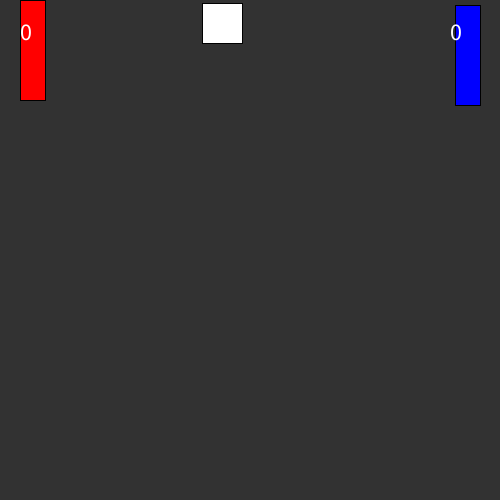
Frame 1 (no input)
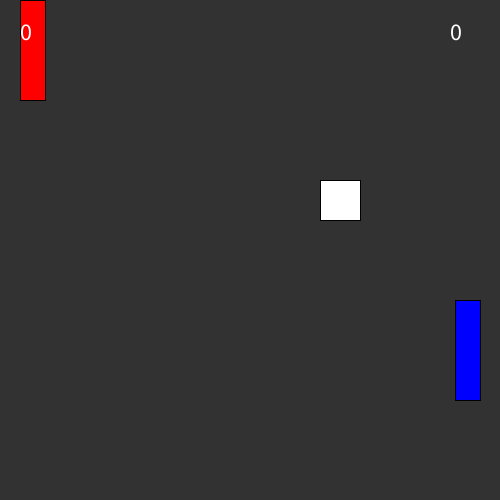
Frame 60 (the mouse pressed at the canvas centre just before this capture)
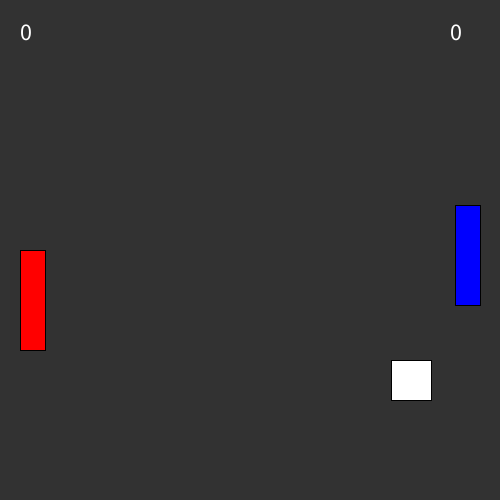
Frame 120 (the mouse held since frame 60 and released just before this capture)

The Processing sketch that drew these frames (run headless with seeded random() and noise(); from frame 60 on, the mouse is pressed at the canvas centre):

// Processing sketch: S08a_OBJ_COLIDE
// ── S08a_OBJ_COLIDE.pde
class Bloco {
  int x, y;
  int x_v, y_v;
  int largura, altura;
  color c;

  Bloco(int xi, int yi, int li, int ai, int x_vi, int y_vi, color ci) {
    x = xi;
    y = yi;
    largura = li;
    altura = ai;
    x_v = x_vi;
    y_v = y_vi;
    c = ci;
  }

  void desenha() {
    fill(c);
    rect(x, y, largura, altura);
  }

  void atualiza() {    
    x = x + x_v;
    y = y + y_v;

    //// reflete x
    //if (x > width - largura) { // /bateu na direita
    //  x = 20+25; // conserta posicao - comeca do outro lado
    //  delay(1000);
    //} // fim do if
    
    //if (x < 0 ) {// bateu na esquerda
    //  x = width -20 -25; // conserta posicao
    //  delay(1000);
    //} // fim do if

    // reflete y
    if (y > height - altura) { 
      y = height - altura;
      y_v = - y_v;
    } // fim do if
    if (y < 0 ) {
      y = 0;
      y_v = - y_v;
    } // fim do if
  } // fim do atualiza

  boolean colidiu(Bloco outro) {
    boolean lado_x1 = (x+largura > outro.x);
    boolean lado_x2 = (outro.x + outro.largura > x);

    boolean lado_y1 = (y+altura > outro.y);
    boolean lado_y2 = (outro.y + outro.altura > y);

    return lado_x1 && lado_x2 && lado_y1 && lado_y2;
  }
}

Bloco bola;
Bloco esq, dir;


int pad_dist = 20;
int pad_larg = 25;

int ponto_esq  = 0;
int ponto_dir = 0;

void setup() {
  size(500, 500);
  
  bola = new Bloco(200, 0, 40, 40, 2, 3, color(255));

  esq = new Bloco(pad_dist, 0, pad_larg, 100, 0, 0, color(255, 0, 0));
  dir = new Bloco(width-pad_dist-pad_larg, 0, pad_larg, 100, 0, 5, color(0, 0, 255));
}

void draw() {
  background(50); // com um argumento só, gera tons de cinza

  // controle pelo mouse
  int y_pos = constrain(mouseY, 0, height-esq.altura);
  esq.y = y_pos;

  // atualiza
  bola.atualiza();
  dir.atualiza();
  
      // reflete x
    if (bola.x > width - bola.largura) { // /bateu na direita
      bola.x = pad_dist+dir.largura; // conserta posicao - comeca do outro lado
      ponto_esq++;
      delay(1000);
    } // fim do if
    
    if (bola.x < 0 ) {// bateu na esquerda
      bola.x = width -pad_dist -esq.largura; // conserta posicao
      ponto_dir +=1;
      delay(1000);
    } // fim do if

  // melhorar
  if (bola.colidiu(esq)) 
  {
    bola.x = esq.x+esq.largura;
    bola.x_v = abs(bola.x_v);
  }
  if (bola.colidiu(dir)) { 
    bola.x = dir.x - bola.largura;
    bola.x_v = -abs(bola.x_v);
  }
  // desenha
  bola.desenha();
  esq.desenha();
  dir.desenha();
  
  fill(255);
  textSize(24);
  text(ponto_esq, 20,40);
  text(ponto_dir, width-20-30,40);
}
